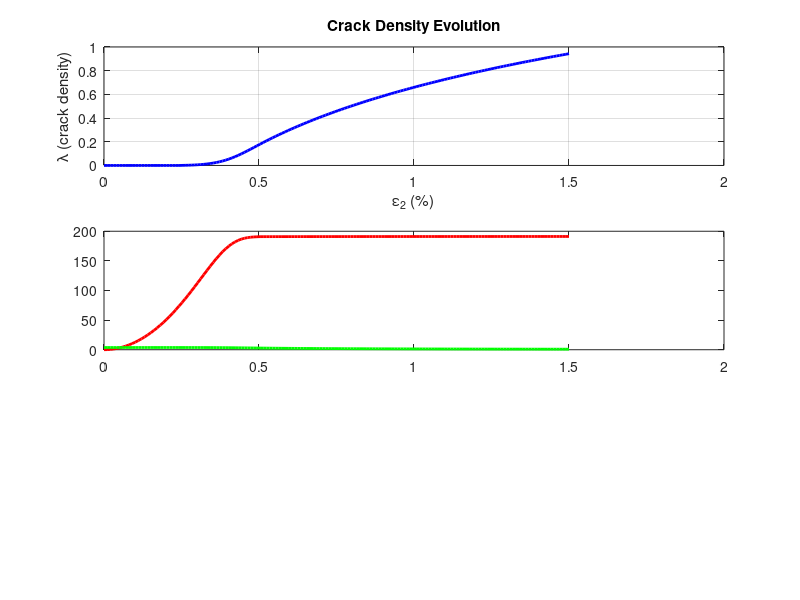

This figure's MATLAB source: (Note: this script raises an error after producing the figure.)
% Matrix crack density evolution - Discrete Damage Mechanics (DDM).
%
% Model in the spirit of Barbero & Cortes, Composites Part B 41 (2010):
% transverse tension opens matrix cracks (mode I, fed by eps2 through the
% degradation of Q22); in-plane shear contributes mode II (gamma12 through
% Q66). For each applied strain the crack density lambda follows from the
% damage activation condition g(lambda) = 0, solved by bisection (g is
% monotonically decreasing in lambda, so the root is unique and the
% iteration cannot fail).
%
% Two physical ingredients beyond the textbook minimum:
%
%   1. The damage law SATURATES: D2(inf) = D2max < 1. At the characteristic
%      damage state (CDS) matrix cracks unload the ply only partially -
%      the rest of the transverse stiffness is carried around the cracks
%      by shear transfer from the neighboring plies (shear lag). Without
%      saturation the ply stiffness would spuriously drop to zero.
%
%   2. Fracture toughness is STATISTICAL (Weibull, modulus m_w): cracks
%      nucleate at matrix defects with scattered strength. A single
%      deterministic G_IC produces a sharp kink of the stiffness curve
%      exactly at the threshold and a convex ~1/eps^2 decay - the smooth
%      upper shoulder seen in experiments (e.g. Varna & Berglund) is
%      mathematically impossible. Averaging over deterministic Weibull
%      quantiles (no random numbers, fully reproducible) gives the
%      experimentally observed descending sigmoid:
%      plateau 1 -> smooth knee -> inflection -> plateau 1-D2max.
%
% C_err and the law parameters (D2max, k2, D6max, k6, m_w) are calibration
% constants; set N_w = 1 to recover the deterministic model.
clc; clear; close all;

%% === CONSTANTS AND PARAMETERS ===
E1  = 140e9;   % Pa
E2  = 10e9;    % Pa
G12 = 5e9;     % Pa
nu12 = 0.3;
nu21 = nu12 * E2 / E1;
den  = 1 - nu12 * nu21;          % plane stress

G_IC  = 200;     % J/m^2, mode I fracture toughness (MEAN value)
G_IIC = 600;     % J/m^2, mode II fracture toughness (MEAN value)
r = G_IC / G_IIC;   % mode mixity ratio (independent of the scatter, see below)

% Strength statistics (Weibull): site i has toughness G_IC*xi_i, G_IIC*xi_i
% (a defect weakens both modes equally => r is preserved).
% Deterministic quantiles: xi_i = scale*(-ln(1-F_i))^(1/m_w), F_i=(i-0.5)/N_w;
% scale normalizes the mean, E[xi] = 1. N_w = 1 -> deterministic model.
m_w = 4;         % typical Weibull modulus for matrix defects
N_w = 40;
if N_w == 1
    xi_w = 1;
else
    Fq   = ((1:N_w) - 0.5) / N_w;
    xi_w = (-log(1 - Fq)).^(1/m_w) / gamma(1 + 1/m_w);
end

h = 0.000125;    % m, ply thickness
C_err = 10 * h;  % m, energy length scale of the cracking cell (calibration)

gamma12 = 1e-3;  % fixed shear strain (mode II contribution)

strain_steps = linspace(0, 0.015, 150);   % applied transverse strain eps2

%% === DAMAGE LAWS AND ENERGY RELEASE RATES ===
% Damage parameters: 0 at lambda = 0, SATURATION at Dmax < 1 as lambda -> inf
% (CDS: cracks remove only part of the ply stiffness, the rest is shear lag).
% The product Dmax*k sets the slope dD/dlambda at zero and thereby the
% cracking threshold.
D2max = 0.7;  k2 = 2.0 / D2max;        % saturation and rate, mode I
D6max = 0.8;  k6 = 1.2 / D6max;        % same for mode II
D2  = @(lam) D2max * (1 - exp(-k2 * lam));
D6  = @(lam) D6max * (1 - exp(-k6 * lam));
dD2 = @(lam) D2max * k2 * exp(-k2 * lam);    % dD2/dlambda
dD6 = @(lam) D6max * k6 * exp(-k6 * lam);    % dD6/dlambda

% Energy release rates: G = -(C_err/2) * eps^2 * dQ/dlambda  (>= 0)
% dQ22/dlambda = -E2*dD2/den  ->  G_I  = (C_err/2)*eps2^2*E2*dD2/den
% dQ66/dlambda = -G12*dD6     ->  G_II = (C_err/2)*gam^2 *G12*dD6
GI  = @(lam, e2)  0.5 * C_err * e2.^2  * (E2  * dD2(lam) / den);
GII = @(lam, gg)  0.5 * C_err * gg.^2  * (G12 * dD6(lam));

% Damage activation function for a site with toughness fraction xw
% (g <= 0: no crack growth; g = 0: equilibrium)
gfun = @(lam, e2, gg, xw) (1 - r) * sqrt(GI(lam, e2) / (G_IC * xw)) ...
       + r * (GI(lam, e2) / (G_IC * xw) + GII(lam, gg) / (G_IIC * xw)) - 1;

%% === SOLUTION: g(lambda) = 0 by bisection at each strain level,
%%     averaged over the Weibull quantiles ===
N = length(strain_steps);
lambda_history = zeros(1, N);   % mean crack density over the sites
GI_history     = zeros(1, N);
GII_history    = zeros(1, N);
D2_history     = zeros(1, N);   % mean damage (this is what drives stiffness)

lams = zeros(1, numel(xi_w));
for i = 1:N
    eps2 = strain_steps(i);
    for k = 1:numel(xi_w)
        xw = xi_w(k);
        if gfun(0, eps2, gamma12, xw) <= 0
            lams(k) = 0;              % threshold of this site not reached
        else
            % g(lambda) decreases monotonically: find an upper bound with g<0
            lo = 0; hi = 1;
            while gfun(hi, eps2, gamma12, xw) > 0 && hi < 1e4
                hi = hi * 2;
            end
            for it = 1:80             % bisection (hi*2^-80 << problem scale)
                mid = 0.5 * (lo + hi);
                if gfun(mid, eps2, gamma12, xw) > 0
                    lo = mid;
                else
                    hi = mid;
                end
            end
            lams(k) = 0.5 * (lo + hi);
        end
    end
    lambda_history(i) = mean(lams);
    D2_history(i)     = mean(D2(lams));          % average the DAMAGE
    GI_history(i)     = GI(lambda_history(i), eps2);     % diagnostics at
    GII_history(i)    = GII(lambda_history(i), gamma12); % the mean lambda
end

%% === PLOTTING ===
figure;
subplot(3,1,1);
plot(strain_steps*100, lambda_history, 'b', 'LineWidth', 2);
xlabel('\epsilon_2 (%)'); ylabel('\lambda (crack density)');
title('Crack Density Evolution'); grid on;

subplot(3,1,2);
plot(strain_steps*100, GI_history, 'r', 'LineWidth', 2); hold on;
plot(strain_steps*100, GII_history, 'g', 'LineWidth', 2);
yline(G_IC,  'r--', 'G_{IC}');
yline(G_IIC, 'g--', 'G_{IIC}');
xlabel('\epsilon_2 (%)'); ylabel('G_I, G_{II} (J/m^2)');
legend('G_I', 'G_{II}', 'Location', 'best');
title('Energy Release Rates'); grid on;

subplot(3,1,3);
plot(strain_steps*100, 1 - D2_history, 'k', 'LineWidth', 2);
yline(1 - D2max, 'k--', 'CDS plateau: 1-D_{2max}');
xlabel('\epsilon_2 (%)'); ylabel('E_2^{eff}/E_2 = 1-D_2');
title('Transverse Stiffness Reduction (saturating sigmoid)');
grid on; ylim([0 1.05]);

dR = gradient(1 - D2_history, strain_steps);
[~, i_inf] = min(dR);                 % sigmoid inflection (steepest descent)
fprintf('First cracks (weakest sites): eps2 = %.2f %%\n', ...
        strain_steps(find(lambda_history > 1e-3, 1)) * 100);
fprintf('Stiffness curve inflection: eps2 = %.2f %%\n', strain_steps(i_inf)*100);
fprintf('Maximum crack density lambda = %.3f at eps2 = %.2f %%\n', ...
        lambda_history(end), strain_steps(end)*100);
fprintf('Residual stiffness E2eff/E2 = %.3f (CDS plateau: %.2f)\n', ...
        1 - D2_history(end), 1 - D2max);
